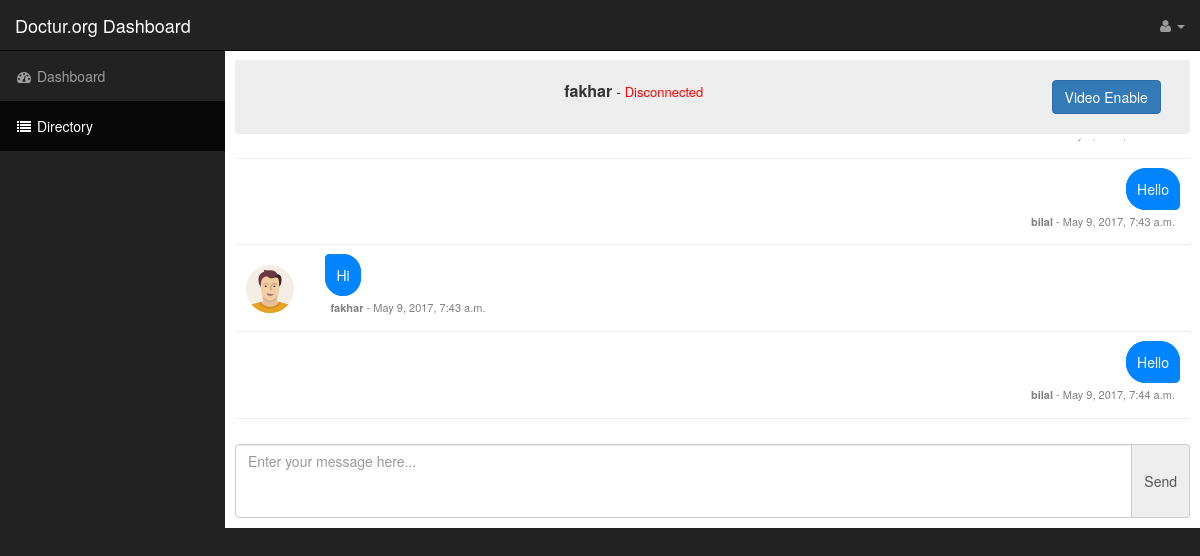
Screenshot of /talk/7/ (signed in) with the database file from the repository.
### talk/models.py (models this page shows, shortened)
class Message(models.Model):
    talk = models.ForeignKey(Talk, related_name='messages')
    user = models.ForeignKey(User)
    timestamp = models.DateTimeField(db_index=True, default=timezone.now)
    content = models.TextField()

### talk/views.py (the view)
# urls.py: url(r'^talk/', include('talk.urls')),
@login_required
def talk(request, talk_id):
    try:
        t = Talk.objects.get(pk=talk_id)
        if not Talk.objects.filter(users__pk=request.user.id):
            return redirect("/talk/directory")
        name = ",".join(x.username for x in t.users.all().exclude(username=request.user.username))
        context = {
            "talk_id": talk_id,
            "name": name,
            "userid": request.user.id,
            "user": request.user.username,
            "chat": Message.objects.filter(talk__id=talk_id).order_by('id')
        }
        return render(request, 'dashboard/talk/chat.html', context)
    except ObjectDoesNotExist:
        return redirect("/talk/directory")

### templates/dashboard/talk/chat.html (shortened to what this page needs)
{% extends 'dashboard/base.html' %}
{% block content %}
<div id="wrapper">
	<div id="page-wrapper">
        <div class="container-fluid">
            <div class="row">
                <div class="col-lg-12 chat-head">
                    <div class="row">
                        <div class="col-sm-10">
                            <p><span id="name">{{ name }}</span> - <span id="status">Connecting...</span></p>
                        </div>
                        <div class="col-sm-2">
                            <span class="btn btn-primary video-btn"  onclick="enable_video();">Video Enable</span>
                        </div>
                    </div>
                </div>
            </div>
            <div class="row">
                <div class="col col-sm-12 chat-area">
                    <div class="chat-panel">
                        <div class="row">
                            <div class="col-lg-12" id="chat-box">
                                <p id="chat-default" class="center">
                                {% if not chat %}
                                    No message to show.
                                {% else %}
                                    {% for message in chat %}
                                        {% if message.user.id == userid %}
                                            <div class="row chat-msg right" id="current-user">
                                                <div class="col col-lg-12">
                                                    <p><span id="msg" class="msg right-border">{{ message.content }}</span></p>
                                                    <p class="msg-info"><b id="their-name">{{ message.user.username }}</b> - <span id="date">{{ message.timestamp }}</span></p>
                                                </div>
                                            </div>
                                        {% else %}
                                            <div class="row chat-msg" id="other-user">
                                                <div id="img" class="col col-lg-1 center">
                                                    <img src="/static/img/male.png">
                                                </div>
                                                <div class="col col-lg-11">
                                                    <p><span id="msg" class="msg left-border">{{ message.content }}</span></p>
                                                    <p class="msg-info"><b id="name">{{ message.user.username }}</b> - <span id="date">{{ message.timestamp }}</span></p>
                                                </div>
                                            </div>
                                        {% endif %}
                                    {% endfor %}
                                {% endif%}
                                </p>
                            </div>
                        </div>
                        <div class="row">
                            <div class="col-lg-12" style="padding: 0px; margin-top: 5px;">
                                <form id="chat-form">
                                    <div class="input-group">
                                        <textarea placeholder="Enter your message here..." class="form-control custom-control" id="content" rows="3" style="resize:none"></textarea>
                                        <span class="input-group-addon btn btn-primary" id="send">Send</span>
                                    </div>
                                </form>
                            </div>
                        </div>
                    </div>
                </div>
            </div>
        </div>
    </div>
</div>
{% endblock %}

### templates/dashboard/base.html (shortened to what this page needs)
{% load bootstrap3 %}
{% load static %}
<!DOCTYPE html>
<html lang="en">
<head>
	{% bootstrap_css %}
    <link href="{% static "css/chat.css" %}" rel="stylesheet">
    <link href="{% static "css/sb-admin.css" %}" rel="stylesheet">
    <link href="{% static "font-awesome/css/font-awesome.min.css" %}" rel="stylesheet" type="text/css">
</head>
	<body>
		{% include 'dashboard/navigation.html' %}
		{% block content %}{% endblock %}
	</body>
</html>

### templates/dashboard/navigation.html (shortened to what this page needs)
<nav class="navbar navbar-inverse navbar-fixed-top" role="navigation">
    <div class="navbar-header">
        <a class="navbar-brand" href="">Doctur.org Dashboard</a>
    </div>
    <ul class="nav navbar-right top-nav">
        <li class="dropdown">
            <a href="#" class="dropdown-toggle" data-toggle="dropdown"><i class="fa fa-user"></i> {{ user.get_full_name }}<b class="caret"></b></a>
        </li>
    </ul>
    <div class="collapse navbar-collapse navbar-ex1-collapse">
        <ul class="nav navbar-nav side-nav">
            <li class="{% if request.resolver_match.url_name == 'index' %}active{% endif %}">
                <a href="/dashboard"><i class="fa fa-fw fa-dashboard"></i> Dashboard</a>
            </li>
            <li class="{% if request.resolver_match.url_name in 'directory' or request.resolver_match.url_name in 'talk' %}active{% endif %}">
                <a href="/talk/directory"><i class="fa fa-fw fa-list"></i> Directory</a>
            </li>
        </ul>
    </div>
</nav>

### static/css/chat.css (style rules this page uses)
.chat-head { background-color: #eee; border-radius: 3px; padding: 20px; margin-bottom: 5px; text-align: center; }
.chat-head #status { font-size: small; font-color: gray; }
.chat-head #name { font-size: 16px; font-weight: bold; }
#chat-box { width: 100%; display: block; height: 300px; overflow-y: scroll; overflow-x: hidden; padding: 10px; }
.chat-panel textarea { display: block; width: 100%; position:absolute; bottom:; }
.center { text-align: center; }
.right { text-align: right; }
.msg { border: 1px solid #0084ff; background-color: #0084ff; padding: 10px; color: white; max-width: 450px; }
.left-border { border-radius: 20px; border-top-left-radius: 5px; }
.right-border { border-radius: 20px; border-bottom-right-radius: 5px; }
.msg-info { padding: 5px; color: gray; font-size: 11px; font-weight: normal; }
.chat-msg { border-bottom: 1px solid #eee; padding-top: 20px; }

### static/css/sb-admin.css (style rules this page uses)
body { margin-top: 100px; background-color: #222; }
@media (min-width:768px) { body { margin-top: 50px; } }
#wrapper { padding-left: 0; }
#page-wrapper { width: 100%; padding: 0; background-color: #fff; }
@media (min-width:768px) { #wrapper { padding-left: 225px; } }
@media (min-width:768px) { #page-wrapper { padding: 10px; } }
.top-nav { padding: 0 15px; }
.top-nav>li { display: inline-block; float: left; }
.top-nav>li>a { padding-top: 15px; padding-bottom: 15px; line-height: 20px; color: #999; }
@media (min-width:768px) { .side-nav { position: fixed; top: 51px; left: 225px; width: 225px; margin-left: -225px; border: none; border-radius: 0; overflow-y: auto; background-color: #222; bottom: 0; overflow-x: hidden; padding-bottom: 40px; } }
@media (min-width:768px) { .side-nav>li>a { width: 225px; } }

### rows the page displays
Message: content "Hello", user.username "bilal", timestamp "May 9, 2017, 7:43 a.m."
Message: content "Hi", user.username "fakhar", timestamp "May 9, 2017, 7:43 a.m."
Message: content "Hello", user.username "bilal", timestamp "May 9, 2017, 7:44 a.m."

### other values shown
{{ name }} "fakhar"
